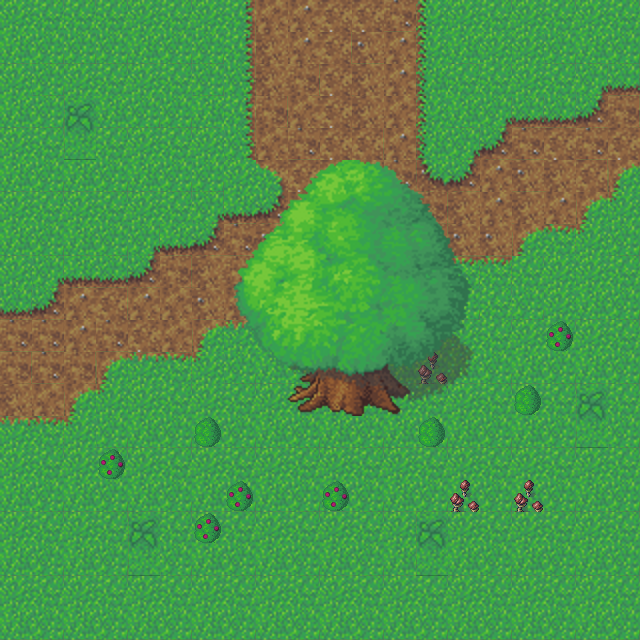

Below is a game level as drawn by its tile map, then a one-line description and the .tmx that defines it (tile-layer data replaced by summaries):
An orthogonal 20x20 tile map with 32x32 px tiles, 3 tile layers (Background, Foreground, Top), 5 tilesets and 1 object (tree).

<map version="1.0" orientation="orthogonal" width="20" height="20" tilewidth="32" tileheight="32">
 <tileset firstgid="1" name="grass-tiles-2-small" tilewidth="32" tileheight="32">
  <image source="grass-tiles-2-small.png" width="384" height="192" />
 </tileset>
 <tileset firstgid="73" name="tree2-final" tilewidth="32" tileheight="32">
  <image source="tree2-final.png" width="256" height="256" />
 </tileset>
 <tileset firstgid="137" name="littleshrooms_0" tilewidth="32" tileheight="32">
  <image source="littleshrooms_0.png" width="32" height="40" />
 </tileset>
 <tileset firstgid="138" name="bushes-motherfucker" tilewidth="32" tileheight="32">
  <image source="qubodup-bush_berries_0.png" width="32" height="32" />
 </tileset>
 <tileset firstgid="139" name="fdsqffsd" tilewidth="32" tileheight="32">
  <image source="qubodup-bush_0.png" width="32" height="32" />
 </tileset>
 <layer name="Background" width="20" height="20">
  <data>[400 cells, 400 non-empty, 29 distinct tile ids]</data>
 </layer>
 <layer name="Foreground" width="20" height="20">
  <data>[400 cells, 29 non-empty, 15 distinct tile ids]</data>
 </layer>
 <layer name="Top" width="20" height="20">
  <data>[400 cells, 56 non-empty, 56 distinct tile ids]</data>
 </layer>
 <objectgroup name="Collision" width="20" height="20">
  <object name="tree" type="tree" x="287" y="354" width="127" height="60" />
 </objectgroup>
</map>
